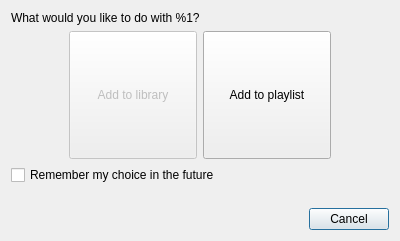
<?xml version="1.0" encoding="UTF-8"?>
<ui version="4.0">
 <class>DragDropDialog</class>
 <widget class="QDialog" name="DragDropDialog">
  <property name="geometry">
   <rect>
    <x>0</x>
    <y>0</y>
    <width>400</width>
    <height>241</height>
   </rect>
  </property>
  <property name="windowTitle">
   <string>Your attention is required</string>
  </property>
  <property name="modal">
   <bool>true</bool>
  </property>
  <layout class="QVBoxLayout" name="verticalLayout">
   <item>
    <widget class="QLabel" name="labelHowToProceed">
     <property name="text">
      <string>What would you like to do with %1?</string>
     </property>
    </widget>
   </item>
   <item>
    <layout class="QHBoxLayout" name="horizontalLayout">
     <item>
      <spacer name="horizontalSpacer">
       <property name="orientation">
        <enum>Qt::Horizontal</enum>
       </property>
       <property name="sizeHint" stdset="0">
        <size>
         <width>40</width>
         <height>20</height>
        </size>
       </property>
      </spacer>
     </item>
     <item>
      <widget class="QToolButton" name="toolButtonLibrary">
       <property name="enabled">
        <bool>false</bool>
       </property>
       <property name="minimumSize">
        <size>
         <width>128</width>
         <height>128</height>
        </size>
       </property>
       <property name="maximumSize">
        <size>
         <width>256</width>
         <height>128</height>
        </size>
       </property>
       <property name="text">
        <string>Add to library</string>
       </property>
       <property name="icon">
        <iconset resource="mmmmp.qrc">
         <normaloff>:/config/music-library</normaloff>:/config/music-library</iconset>
       </property>
       <property name="iconSize">
        <size>
         <width>64</width>
         <height>64</height>
        </size>
       </property>
       <property name="toolButtonStyle">
        <enum>Qt::ToolButtonTextUnderIcon</enum>
       </property>
      </widget>
     </item>
     <item>
      <widget class="QToolButton" name="toolButtonPlaylist">
       <property name="minimumSize">
        <size>
         <width>128</width>
         <height>128</height>
        </size>
       </property>
       <property name="maximumSize">
        <size>
         <width>256</width>
         <height>128</height>
        </size>
       </property>
       <property name="text">
        <string>Add to playlist</string>
       </property>
       <property name="icon">
        <iconset resource="mmmmp.qrc">
         <normaloff>:/config/music</normaloff>:/config/music</iconset>
       </property>
       <property name="iconSize">
        <size>
         <width>64</width>
         <height>64</height>
        </size>
       </property>
       <property name="toolButtonStyle">
        <enum>Qt::ToolButtonTextUnderIcon</enum>
       </property>
      </widget>
     </item>
     <item>
      <spacer name="horizontalSpacer_2">
       <property name="orientation">
        <enum>Qt::Horizontal</enum>
       </property>
       <property name="sizeHint" stdset="0">
        <size>
         <width>40</width>
         <height>20</height>
        </size>
       </property>
      </spacer>
     </item>
    </layout>
   </item>
   <item>
    <widget class="QCheckBox" name="checkBoxRememberChoice">
     <property name="text">
      <string>Remember my choice in the future</string>
     </property>
    </widget>
   </item>
   <item>
    <spacer name="verticalSpacer">
     <property name="orientation">
      <enum>Qt::Vertical</enum>
     </property>
     <property name="sizeHint" stdset="0">
      <size>
       <width>20</width>
       <height>40</height>
      </size>
     </property>
    </spacer>
   </item>
   <item>
    <widget class="QDialogButtonBox" name="buttonBox">
     <property name="orientation">
      <enum>Qt::Horizontal</enum>
     </property>
     <property name="standardButtons">
      <set>QDialogButtonBox::Cancel</set>
     </property>
    </widget>
   </item>
  </layout>
 </widget>
 <resources>
  <include location="mmmmp.qrc"/>
 </resources>
 <connections>
  <connection>
   <sender>buttonBox</sender>
   <signal>accepted()</signal>
   <receiver>DragDropDialog</receiver>
   <slot>accept()</slot>
   <hints>
    <hint type="sourcelabel">
     <x>248</x>
     <y>254</y>
    </hint>
    <hint type="destinationlabel">
     <x>157</x>
     <y>274</y>
    </hint>
   </hints>
  </connection>
  <connection>
   <sender>buttonBox</sender>
   <signal>rejected()</signal>
   <receiver>DragDropDialog</receiver>
   <slot>reject()</slot>
   <hints>
    <hint type="sourcelabel">
     <x>316</x>
     <y>260</y>
    </hint>
    <hint type="destinationlabel">
     <x>286</x>
     <y>274</y>
    </hint>
   </hints>
  </connection>
 </connections>
</ui>
